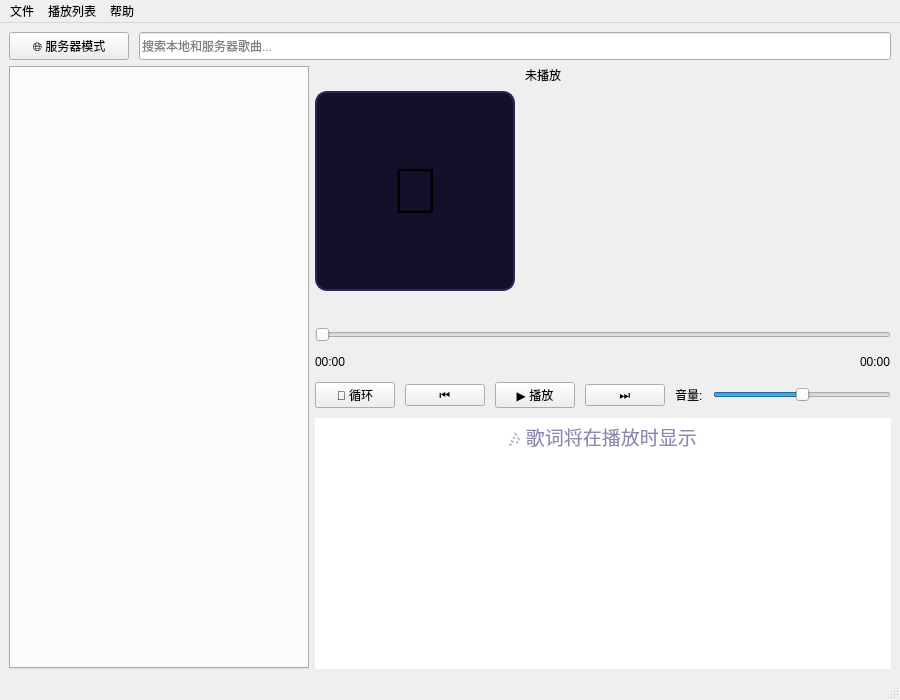
<?xml version="1.0" encoding="UTF-8"?>
<ui version="4.0">
 <class>MainWindow</class>
 <widget class="QMainWindow" name="MainWindow">
  <property name="geometry">
   <rect>
    <x>0</x>
    <y>0</y>
    <width>900</width>
    <height>700</height>
   </rect>
  </property>
  <property name="windowTitle">
   <string>音乐播放器</string>
  </property>
  <widget class="QWidget" name="centralwidget">
   <layout class="QVBoxLayout" name="verticalLayout">
    <item>
     <layout class="QHBoxLayout" name="topBarLayout">
      <property name="spacing">
       <number>10</number>
      </property>
      <item>
       <widget class="QPushButton" name="modeSwitchButton">
        <property name="text">
         <string>🌐 服务器模式</string>
        </property>
        <property name="minimumSize">
         <size>
          <width>120</width>
          <height>28</height>
         </size>
        </property>
        <property name="maximumSize">
         <size>
          <width>150</width>
          <height>28</height>
         </size>
        </property>
       </widget>
      </item>
      <item>
       <widget class="QLineEdit" name="searchLineEdit">
        <property name="placeholderText">
         <string>搜索本地和服务器歌曲...</string>
        </property>
        <property name="clearButtonEnabled">
         <bool>true</bool>
        </property>
        <property name="minimumSize">
         <size>
          <width>200</width>
          <height>28</height>
         </size>
        </property>
       </widget>
      </item>
     </layout>
    </item>
    <item>
     <layout class="QHBoxLayout" name="horizontalLayout">
      <item>
       <widget class="QTabWidget" name="playlistTabWidget">
        <property name="minimumSize">
         <size>
          <width>300</width>
          <height>0</height>
         </size>
        </property>
        <property name="maximumSize">
         <size>
          <width>300</width>
          <height>16777215</height>
         </size>
        </property>
       </widget>
      </item>
      <item>
       <layout class="QVBoxLayout" name="verticalLayout_3">
        <property name="spacing">
         <number>10</number>
        </property>
        <item>
         <layout class="QHBoxLayout" name="coverAndTitleLayout">
          <item>
           <widget class="QLabel" name="coverLabel">
            <property name="text">
             <string>🎵</string>
            </property>
            <property name="alignment">
             <set>Qt::AlignCenter</set>
            </property>
            <property name="minimumSize">
             <size>
              <width>200</width>
              <height>200</height>
             </size>
            </property>
            <property name="maximumSize">
             <size>
              <width>200</width>
              <height>200</height>
             </size>
            </property>
            <property name="styleSheet">
             <string>font-size: 64px; background-color: #13102A; border: 2px solid #2A2555; border-radius: 12px;</string>
            </property>
           </widget>
          </item>
          <item>
           <layout class="QVBoxLayout" name="songInfoLayout">
            <item>
             <widget class="QLabel" name="currentSongLabel">
              <property name="text">
               <string>未播放</string>
              </property>
              <property name="alignment">
               <set>Qt::AlignLeft|Qt::AlignVCenter</set>
              </property>
             </widget>
            </item>
            <item>
             <widget class="QLabel" name="currentArtistLabel">
              <property name="text">
               <string></string>
              </property>
              <property name="alignment">
               <set>Qt::AlignLeft|Qt::AlignVCenter</set>
              </property>
             </widget>
            </item>
            <item>
             <spacer name="verticalSpacer_2">
              <property name="orientation">
               <enum>Qt::Vertical</enum>
              </property>
              <property name="sizeHint" stdset="0">
               <size>
                <width>20</width>
                <height>40</height>
               </size>
              </property>
             </spacer>
            </item>
           </layout>
          </item>
         </layout>
        </item>
        <item>
         <widget class="QSlider" name="progressBar">
          <property name="orientation">
           <enum>Qt::Horizontal</enum>
          </property>
         </widget>
        </item>
        <item>
         <layout class="QHBoxLayout" name="horizontalLayout_2">
          <item>
           <widget class="QLabel" name="currentTimeLabel">
            <property name="text">
             <string>00:00</string>
            </property>
           </widget>
          </item>
          <item>
           <spacer name="horizontalSpacer">
            <property name="orientation">
             <enum>Qt::Horizontal</enum>
            </property>
            <property name="sizeHint" stdset="0">
             <size>
              <width>40</width>
              <height>20</height>
             </size>
            </property>
           </spacer>
          </item>
          <item>
           <widget class="QLabel" name="totalTimeLabel">
            <property name="text">
             <string>00:00</string>
            </property>
           </widget>
          </item>
         </layout>
        </item>
        <item>
         <layout class="QHBoxLayout" name="horizontalLayout_3">
          <item>
           <widget class="QPushButton" name="playModeButton">
            <property name="text">
             <string>🔁 循环</string>
            </property>
           </widget>
          </item>
          <item>
           <widget class="QPushButton" name="prevButton">
            <property name="text">
             <string>⏮</string>
            </property>
           </widget>
          </item>
          <item>
           <widget class="QPushButton" name="playButton">
            <property name="text">
             <string>▶ 播放</string>
            </property>
           </widget>
          </item>
          <item>
           <widget class="QPushButton" name="nextButton">
            <property name="text">
             <string>⏭</string>
            </property>
           </widget>
          </item>
          <item>
           <layout class="QHBoxLayout" name="horizontalLayout_6">
            <item>
             <widget class="QLabel" name="volumeLabel">
              <property name="text">
               <string>音量:</string>
              </property>
             </widget>
            </item>
            <item>
             <widget class="QSlider" name="volumeSlider">
              <property name="maximum">
               <number>100</number>
              </property>
              <property name="value">
               <number>50</number>
              </property>
              <property name="orientation">
               <enum>Qt::Horizontal</enum>
              </property>
             </widget>
            </item>
           </layout>
          </item>
         </layout>
        </item>
        <item>
         <widget class="QTextBrowser" name="lyricsTextBrowser">
          <property name="lineWrapMode">
           <enum>QTextEdit::WidgetWidth</enum>
          </property>
          <property name="readOnly">
           <bool>true</bool>
          </property>
          <property name="frameShape">
           <enum>QFrame::NoFrame</enum>
          </property>
          <property name="html">
           <string>&lt;!DOCTYPE HTML PUBLIC &quot;-//W3C//DTD HTML 4.0//EN&quot; &quot;http://www.w3.org/TR/REC-html40/strict.dtd&quot;&gt;
&lt;html&gt;&lt;head&gt;&lt;meta name=&quot;qrichtext&quot; content=&quot;1&quot; /&gt;&lt;meta charset=&quot;utf-8&quot; /&gt;&lt;style type=&quot;text/css&quot;&gt;
p, li { white-space: pre-wrap; }
&lt;/style&gt;&lt;/head&gt;&lt;body style=&quot; font-family:'Microsoft YaHei UI'; font-size:9pt; font-weight:400; font-style:normal;&quot;&gt;
&lt;p align=&quot;center&quot; style=&quot;margin-top:36px; color:#8E88B0; font-size:14pt;&quot;&gt;🎶 歌词将在播放时显示&lt;/p&gt;&lt;/body&gt;&lt;/html&gt;</string>
          </property>
         </widget>
        </item>
       </layout>
      </item>
     </layout>
    </item>
   </layout>
  </widget>
  <widget class="QMenuBar" name="menubar">
   <property name="geometry">
    <rect>
     <x>0</x>
     <y>0</y>
     <width>900</width>
     <height>21</height>
    </rect>
   </property>
   <widget class="QMenu" name="menu">
    <property name="title">
     <string>文件</string>
    </property>
    <addaction name="actionAdd_File"/>
    <addaction name="actionAdd_Folder"/>
    <addaction name="separator"/>
    <addaction name="actionDelete_File"/>
    <addaction name="separator"/>
    <addaction name="actionConnect_Server"/>
    <addaction name="actionUpload_File"/>
    <addaction name="actionDownload_File"/>
    <addaction name="separator"/>
    <addaction name="actionImport_Lyrics"/>
    <addaction name="separator"/>
    <addaction name="actionExit"/>
   </widget>
   <widget class="QMenu" name="playlistMenu">
    <property name="title">
     <string>播放列表</string>
    </property>
    <addaction name="actionNew_Playlist"/>
    <addaction name="actionDelete_Playlist"/>
   </widget>
   <widget class="QMenu" name="helpMenu">
    <property name="title">
     <string>帮助</string>
    </property>
    <addaction name="actionAbout"/>
   </widget>
   <addaction name="menu"/>
   <addaction name="playlistMenu"/>
   <addaction name="helpMenu"/>
  </widget>
  <widget class="QStatusBar" name="statusbar"/>
  <action name="actionAdd_File">
   <property name="text">
    <string>添加文件</string>
   </property>
  </action>
  <action name="actionAdd_Folder">
   <property name="text">
    <string>添加文件夹</string>
   </property>
  </action>
  <action name="actionExit">
   <property name="text">
    <string>退出</string>
   </property>
  </action>
  <action name="actionDelete_File">
   <property name="text">
    <string>删除文件</string>
   </property>
  </action>
  <action name="actionNew_Playlist">
   <property name="text">
    <string>新建播放列表</string>
   </property>
  </action>
  <action name="actionDelete_Playlist">
   <property name="text">
    <string>删除播放列表</string>
   </property>
  </action>
  <action name="actionAbout">
   <property name="text">
    <string>关于</string>
   </property>
  </action>
  <action name="actionImport_Lyrics">
   <property name="text">
    <string>导入歌词</string>
   </property>
  </action>
  <action name="actionConnect_Server">
   <property name="text">
    <string>刷新服务器状态</string>
   </property>
  </action>
  <action name="actionUpload_File">
   <property name="text">
    <string>上传歌曲到服务器</string>
   </property>
  </action>
  <action name="actionDownload_File">
   <property name="text">
    <string>从服务器下载歌曲</string>
   </property>
  </action>
 </widget>
 <resources/>
 <connections/>
 <slots>
  <slot>on_actionImport_Lyrics_triggered()</slot>
  <slot>on_actionConnect_Server_triggered()</slot>
  <slot>on_actionUpload_File_triggered()</slot>
  <slot>on_actionDownload_File_triggered()</slot>
 </slots>
</ui>
